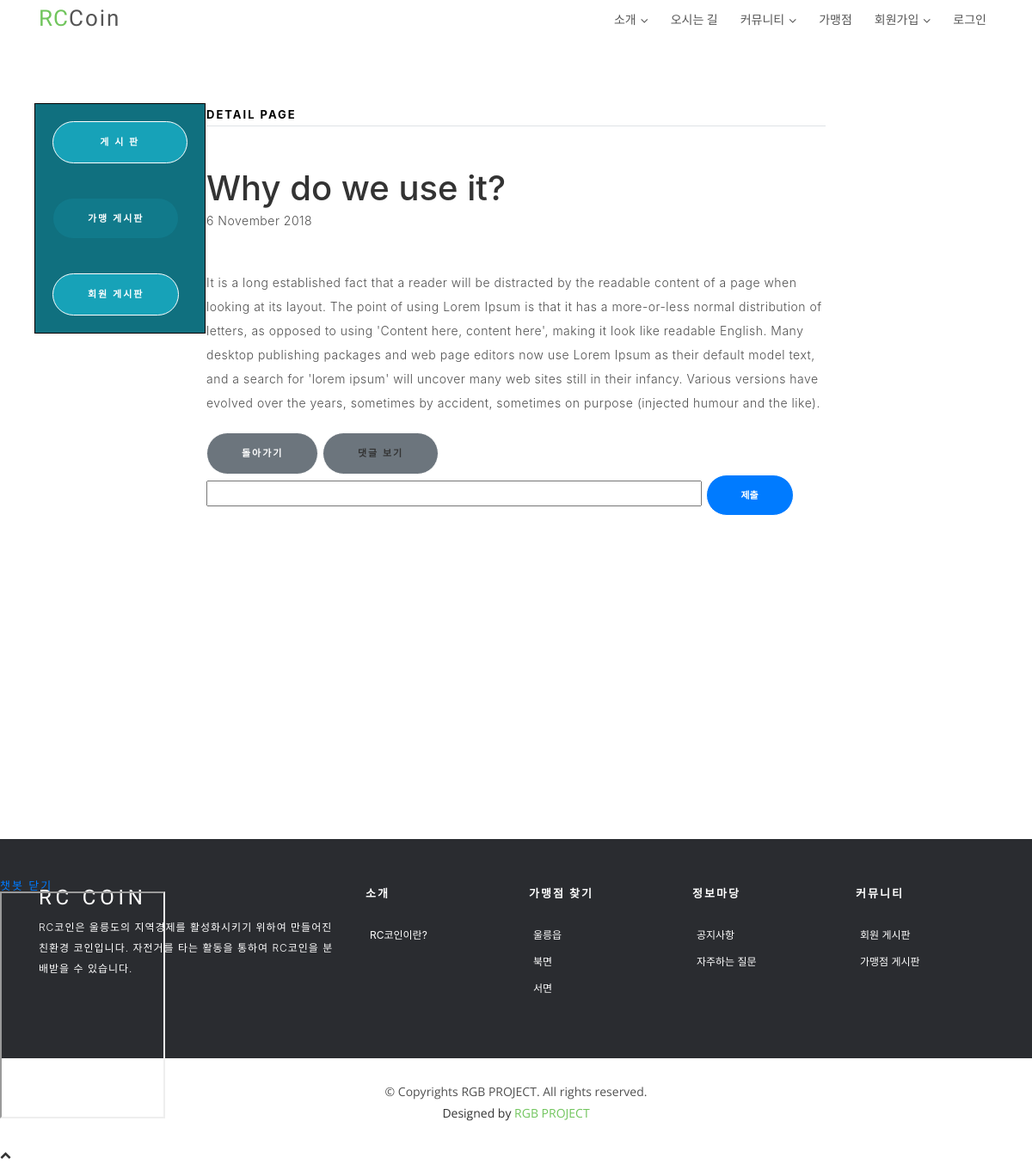
The page /board/read/3/ on the database its author committed.
### board/models.py (models this page shows, shortened)
class Board(models.Model):
    title = models.CharField('TITLE', max_length=100)
    content = models.TextField('CONTENT')
    writer = models.ForeignKey(User, null=True, on_delete=models.CASCADE)
    create_date = models.DateTimeField('CREATE_DATE', auto_now_add=True)
    modify_date = models.DateTimeField('MODIFY_DATE', auto_now=True)
    category = models.CharField('CATEGORY', max_length=10)
    status = models.CharField('STATUS', max_length=1, default='Y')
    class Meta:
        ordering = ('-modify_date',)

### board/views.py (the view)
# urls.py: path('read/<int:pk>/', BoardDV.as_view(), name='read'),
class BoardDV(DetailView):
    model = Board

### board/templates/board/board_detail.html (shortened to what this page needs)
{% extends 'index_base.html' %}
{% load staticfiles %}
{% block content %}
<div class="side_bar" style="float: left; border: 1px solid black; margin-left: 40px; background-color: #10707f">
    <div style="padding: 20px;"><a class="btn btn-info" href="{% url 'board:list' %}">  &nbsp;&nbsp;&nbsp;게 시 판&nbsp;&nbsp;&nbsp;  </a></div>
    <div style="padding: 20px;"><a class="btn btn-info btn_board_type_1 active" value="1" href="{% url 'board:list' %}">가맹 게시판</a></div>
    <div style="padding: 20px;"><a class="btn btn-info btn_board_type_2" value="2" href="{% url 'board:list' %}">회원 게시판</a></div>
</div>
<div class="content board_content" style="margin-left: 20%;margin-top: 10%;margin-right: 20%;margin-bottom: 30%">
    <h4 class="mt-4 mb-5 border-bottom">detail page</h4>
    <h1>{{ object.title }}</h1>
    <p class="date">
        {{ object.modify_date|date:"j F Y" }}
    </p>
    <div class="body">
        {{ object.content|linebreaks }}
    </div>
    <div>
        <a class="btn btn-secondary btn-sm" href="{% url 'board:list' %}">돌아가기</a>
        <a class="btn btn-secondary btn-sm btn_comment" onclick="comment({{ object.id }})">댓글 보기</a>
    </div>
    <input class="input_comment" type='text' value='' style='width: 80%'>
    <button class='btn btn-primary btn_comment_write' onclick="write_comment({{ object.id }})">제출</button>
    <div class="comment_area" id="comment_area" style="display: table">
    </div>
</div>
{% endblock content %}

### static/css/style.css (style rules this page uses)
body { background-color: #fff; color: #333; }
h1, h2, h3, h4, h5, h6 { margin: 0; }
h4 { color: #000; font-size: 13px; font-weight: 700; letter-spacing: 2px; text-transform: uppercase; line-height: 2; }
a { letter-spacing: 2px; text-decoration: none; }
p { color: #505050; font-size: 14px; font-weight: 300; letter-spacing: 0.5px; line-height: 2; margin-bottom: 20px; }
.btn { border: 1px solid #fff; border-radius: 50px; color: #fff; font-size: 11px; font-weight: 600; padding: 15px 40px; text-transform: uppercase; -moz-transition: all 0.5s ease-in-out 0s; -ms-transition: all 0.5s ease-in-out 0s; -o-transition: all 0.5s ease-in-out 0s; -webkit-transition: all 0.5s ease-in-out 0s; transition: all 0.5s ease-in-out 0s; }

### rows shown on the page
Board: title "Why do we use it?", modify_date "6 November 2018", content "It is a long established fact that a reader will be distracted by the readable content of a page when looking at its layout. The point of using Lorem Ipsum is that it has a more-or-less normal distribution of letters, as opposed to using 'Content here, content here', making it look like readable English. Many desktop publishing packages and web page editors now use Lorem Ipsum as their default model text, and a search for 'lorem ipsum' will uncover many web sites still in their infancy. Various versions have evolved over the years, sometimes by accident, sometimes on purpose (injected humour and the like)."
